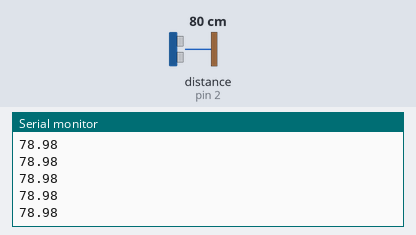
Bench run of a sketch on a simulated Arduino Uno, built with avr-gcc and run on an emulated ATmega328P. Parts: the last lines printed to the serial monitor. Wiring (inferred from the names in the program): ultrasonic range finder: trigger pin 4; echo pin 2. Inputs (shaded band) come from the test bench; at power-on: distance to the obstacle (sensor on pin 2) 80 cm. The echo pulse lasts 58.3 µs per cm.

Above: at 1.2 s.
1.3 s: distance to the obstacle (sensor on pin 2) set to 2 cm
At 1.48 s:
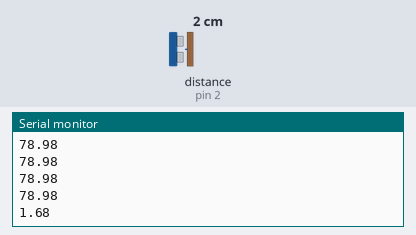
2.8 s: distance to the obstacle (sensor on pin 2) set to 4 cm
At 2.89 s:
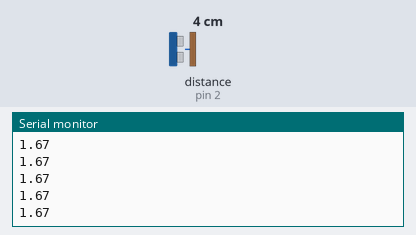
Timing chart, 0 to 5.8 s (numbered marks = the images above; inputs shaded):
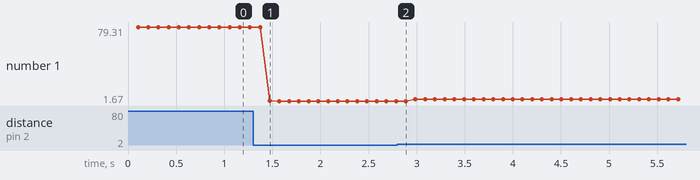

Measured:
- after the input at 1.3 s, the serial monitor: prints a new line after 0.17 s (image 1)
- plotted number 1: 78.98 → 1.67 after the input at 1.3 s, 1.67 → 3.66 after the input at 2.8 s

The sketch:

usonic_sensor.ino
```cpp
#define trigL 4
#define echoL 2
/*#define trigF 3
#define echoF 4
#define trigR 5
#define echoR 6*/


void setup() {
  Serial.begin(9600);
  pinMode(trigL,OUTPUT);
  /*pinMode(trigF,OUTPUT);
  pinMode(trigR,OUTPUT);*/
  pinMode(echoL,INPUT);
 /* pinMode(echoF,INPUT);
  pinMode(echoR,INPUT);*/


}


float distancecal(int trig,int echo){
digitalWrite(trig,LOW);
delayMicroseconds(2);
digitalWrite(trig,HIGH);
delayMicroseconds(10);
digitalWrite(trig,LOW);

unsigned long duration=pulseIn(echo,HIGH,25000);
float distance=duration*0.034/2;
return distance;
}

void loop() {

float leftdistance= distancecal(trigL,echoL) ;
delay(100);
Serial.println(leftdistance);
/*float frontdistance= distancecal(trigF,echoF) ;
float rightdistance= distancecal(trigR,echoR) ;*/

  // put your main code here, to run repeatedly:

}
```
